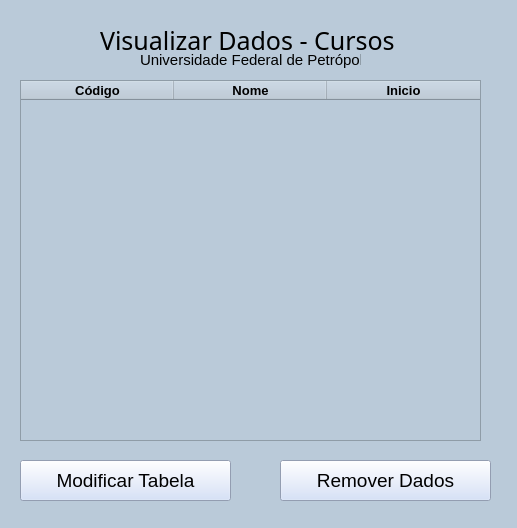
<?xml version="1.0" encoding="UTF-8"?>
<ui version="4.0">
 <class>MainWindow</class>
 <widget class="QMainWindow" name="MainWindow">
  <property name="geometry">
   <rect>
    <x>0</x>
    <y>0</y>
    <width>517</width>
    <height>528</height>
   </rect>
  </property>
  <property name="windowTitle">
   <string>MainWindow</string>
  </property>
  <property name="styleSheet">
   <string notr="true">background-color: rgb(186, 202, 217);</string>
  </property>
  <widget class="QWidget" name="centralwidget">
   <widget class="QLabel" name="label_2">
    <property name="geometry">
     <rect>
      <x>140</x>
      <y>50</y>
      <width>221</width>
      <height>20</height>
     </rect>
    </property>
    <property name="font">
     <font>
      <family>MS UI Gothic</family>
      <pointsize>11</pointsize>
     </font>
    </property>
    <property name="text">
     <string>Universidade Federal de Petrópolis</string>
    </property>
   </widget>
   <widget class="QLabel" name="label">
    <property name="geometry">
     <rect>
      <x>100</x>
      <y>30</y>
      <width>331</width>
      <height>21</height>
     </rect>
    </property>
    <property name="font">
     <font>
      <family>MS Gothic</family>
      <pointsize>19</pointsize>
     </font>
    </property>
    <property name="text">
     <string>Visualizar Dados - Cursos</string>
    </property>
   </widget>
   <widget class="QTableWidget" name="tableWidget">
    <property name="geometry">
     <rect>
      <x>20</x>
      <y>80</y>
      <width>461</width>
      <height>361</height>
     </rect>
    </property>
    <property name="styleSheet">
     <string notr="true">background-color: rgb(186, 202, 217);</string>
    </property>
    <property name="gridStyle">
     <enum>Qt::DashLine</enum>
    </property>
    <attribute name="horizontalHeaderDefaultSectionSize">
     <number>153</number>
    </attribute>
    <column>
     <property name="text">
      <string>Código</string>
     </property>
     <property name="font">
      <font>
       <family>Arial</family>
       <pointsize>10</pointsize>
       <weight>75</weight>
       <bold>true</bold>
      </font>
     </property>
    </column>
    <column>
     <property name="text">
      <string>Nome</string>
     </property>
     <property name="font">
      <font>
       <family>Arial</family>
       <pointsize>10</pointsize>
       <weight>75</weight>
       <bold>true</bold>
      </font>
     </property>
    </column>
    <column>
     <property name="text">
      <string>Inicio</string>
     </property>
     <property name="font">
      <font>
       <family>Arial</family>
       <pointsize>10</pointsize>
       <weight>75</weight>
       <bold>true</bold>
      </font>
     </property>
    </column>
   </widget>
   <widget class="QPushButton" name="pushButton">
    <property name="geometry">
     <rect>
      <x>20</x>
      <y>460</y>
      <width>211</width>
      <height>41</height>
     </rect>
    </property>
    <property name="font">
     <font>
      <family>MS UI Gothic</family>
      <pointsize>14</pointsize>
     </font>
    </property>
    <property name="styleSheet">
     <string notr="true">
background-color: rgb(206, 220, 248);</string>
    </property>
    <property name="text">
     <string>Modificar Tabela</string>
    </property>
   </widget>
   <widget class="QPushButton" name="pushButton_3">
    <property name="geometry">
     <rect>
      <x>280</x>
      <y>460</y>
      <width>211</width>
      <height>41</height>
     </rect>
    </property>
    <property name="font">
     <font>
      <family>MS UI Gothic</family>
      <pointsize>14</pointsize>
     </font>
    </property>
    <property name="styleSheet">
     <string notr="true">
background-color: rgb(206, 220, 248);</string>
    </property>
    <property name="text">
     <string>Remover Dados</string>
    </property>
   </widget>
  </widget>
  <widget class="QStatusBar" name="statusbar"/>
 </widget>
 <resources/>
 <connections/>
</ui>
